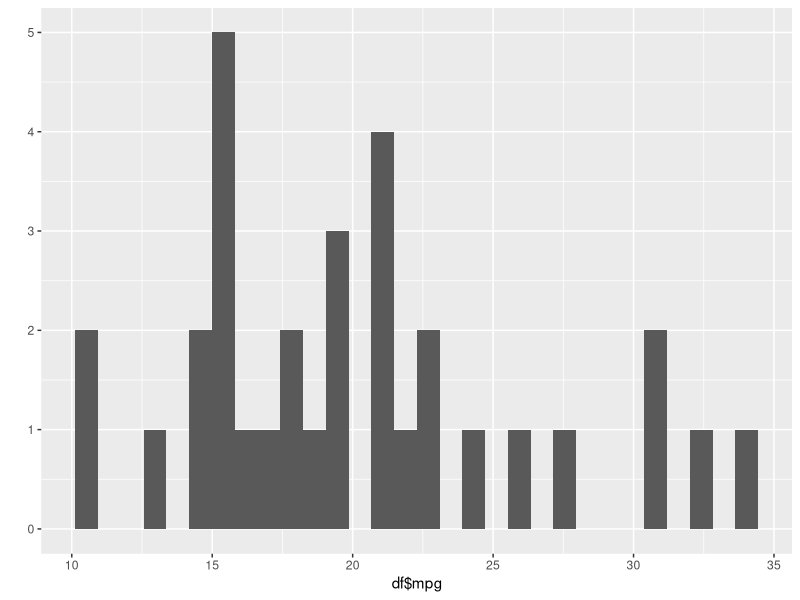
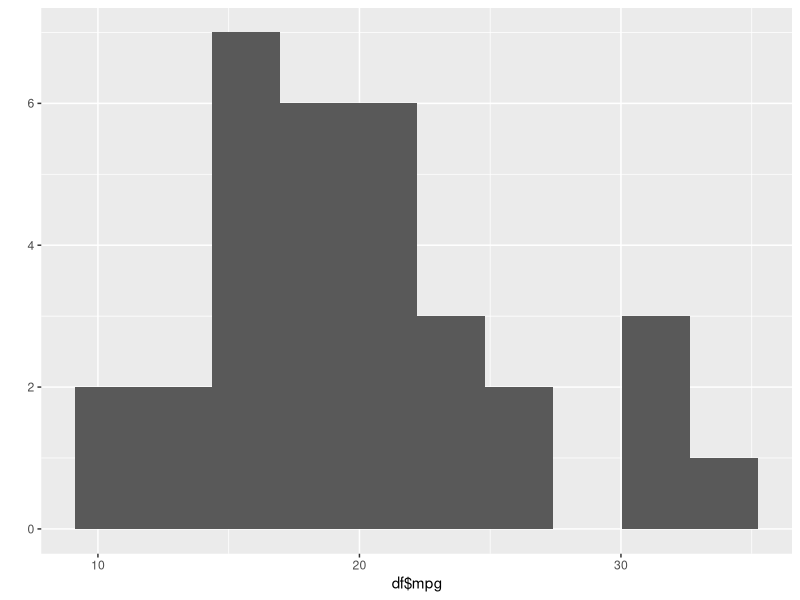
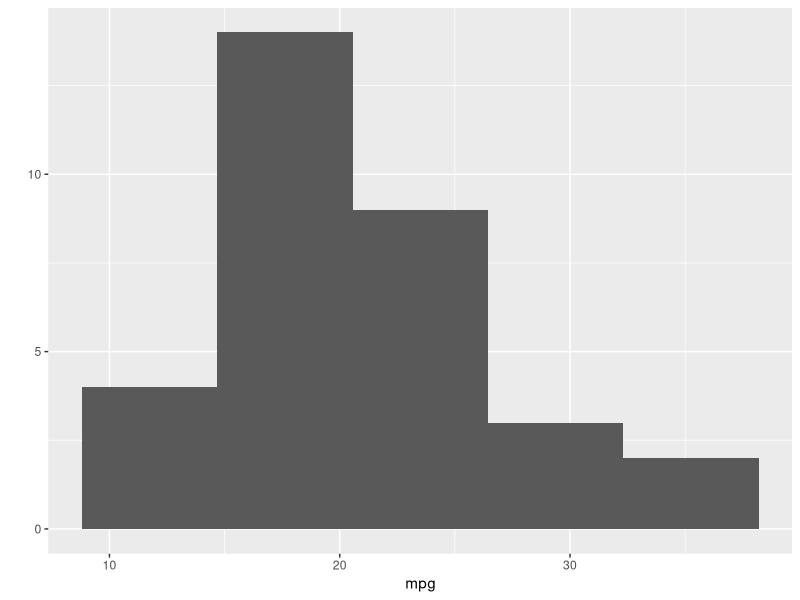
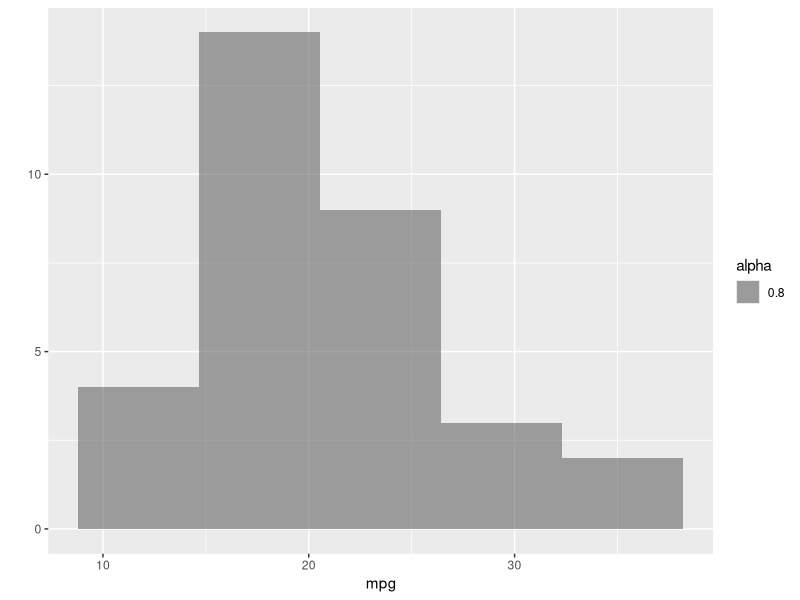
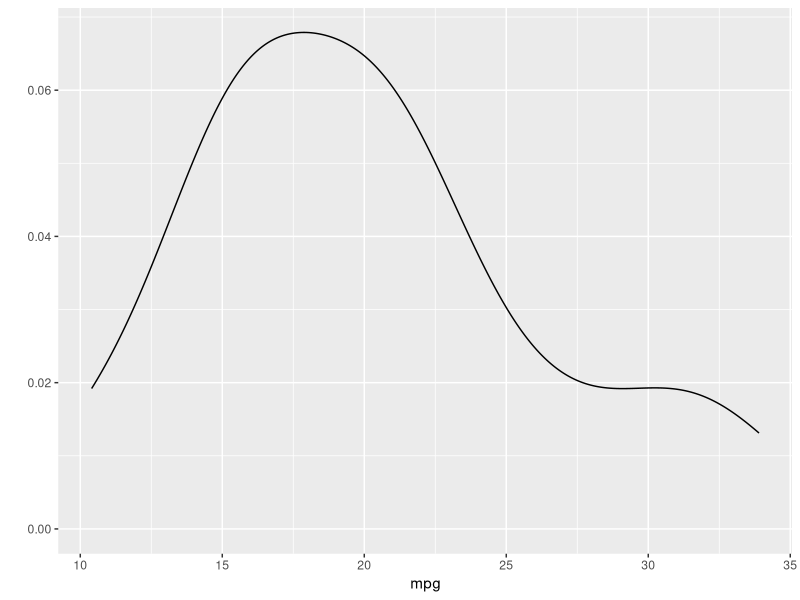
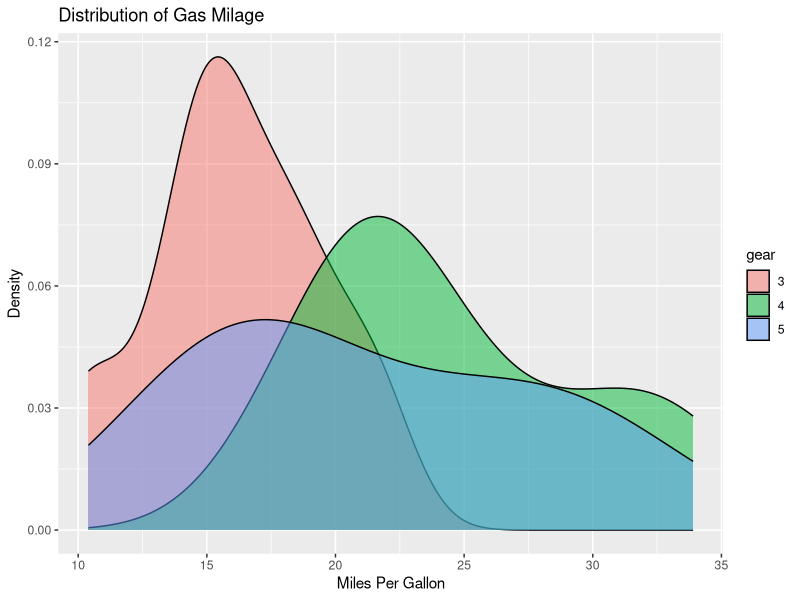
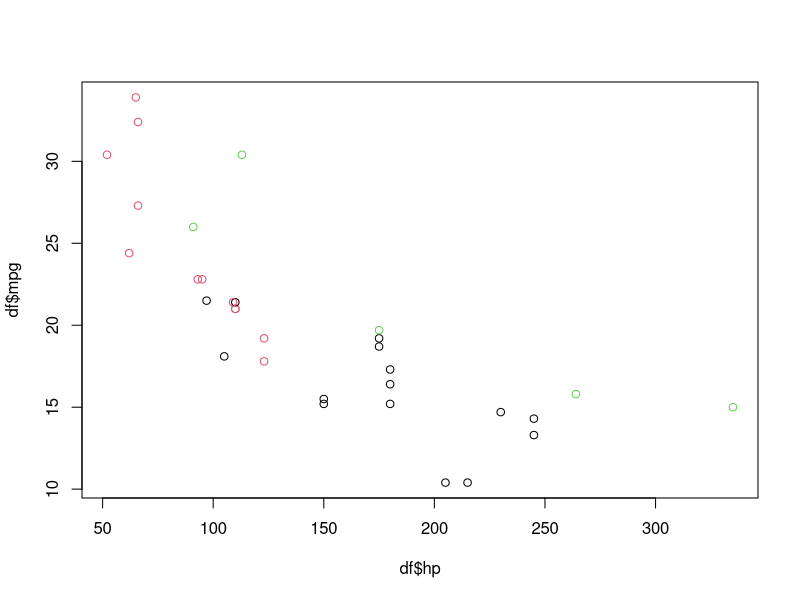
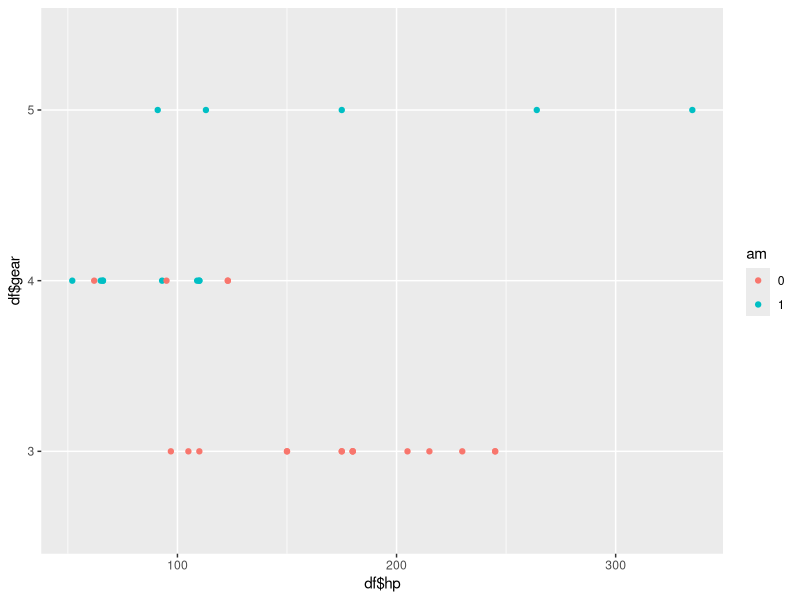

Recreate these plots in R, in order.
# qplot

library(ggplot2)

df = mtcars

qplot(x=df$mpg)

qplot(x=df$mpg, bins=10)

qplot(x=mpg, data=df, geom="histogram", bins=5)

qplot(x=mpg, data=df, geom="histogram", bins=5, alpha=.8)

qplot(mpg, data=df, geom="density", fill=gear, alpha=I(.5))
#no effect of gear : create gear as factor
df$gear = factor(df$gear)
qplot(mpg, data=df, geom="density", fill=gear, alpha=I(.5), main="Distribution of Gas Milage", xlab="Miles Per Gallon", ylab="Density")


# Scatterplot of mpg vs. hp for each combination of gears and cylinders
plot(y=df$mpg, x=df$hp, col=df$gear) # for each gear type
df$gear = factor(df$gear)
df$am = factor(df$am)
df$cyl = factor(df$cyl)  #error if you do not convert to factors
#Error: A continuous variable can not be mapped to shape

qplot(x=df$hp, y=df$gear, data=df, col=am)
qplot(x=df$hp, y=df$gear, data=df, col=am, facets = gear ~ cyl)
qplot(x=df$hp, y=df$gear, data=df, col=am, facets = gear ~ cyl, shape= am, size=I(3))

# in each facet, transmittion type is represented by shape and color
qplot(hp, mpg, data=df, shape=am, color=am, facets=gear~cyl, size=I(3), xlab="Horsepower", ylab="Miles per Gallon") 


## Separate regressions of mpg on weight for each number of cylinders
qplot(x=wt, y=mpg, data=df)
qplot(wt, mpg, data=mtcars, geom=c("point")) 
qplot(wt, mpg, data=mtcars, geom=c("smooth")) 
#combine both geometry : smooth = confindence interval
qplot(wt, mpg, data=mtcars, geom=c("point", "smooth")) 

qplot(x=wt, y=mpg, data=mtcars, geom=c("point", "smooth"), color=cyl)

qplot(x=wt, y=mpg, data=mtcars, geom=c("point", "smooth"), color=cyl, facets = . ~ gear)

qplot(x=wt, y=mpg, data=mtcars, geom=c("point", "smooth"), color=cyl, facets = cyl ~ .)

qplot(x=wt, y=mpg, data=mtcars, geom=c("point", "smooth"), color=cyl, facets = cyl ~ gear)

qplot(x=wt, y=mpg, data=mtcars, geom=c("point", "smooth"), color=cyl, main="Regression of MPG on Weight", xlab="Weight", ylab="Miles per Gallon")

#method and formula not reqd to be given
#formula used for lm : y ~ x: predict y on x (linear regression)


# Boxplots of mpg by number of gears 
# observations (points) are overlayed and jittered
qplot(gear, mpg, data=df, geom=c("boxplot"))
qplot(gear, mpg, data=df, geom=c("jitter"))
#spread the values which fall into same point
qplot(gear, mpg, data=df, geom=c("boxplot", "jitter"),  fill=gear)

qplot(gear, mpg, data=df, geom=c("boxplot", "jitter"),  fill=gear, main="Mileage by Gear Number",  xlab="Gear", ylab="Miles per Gallon")
